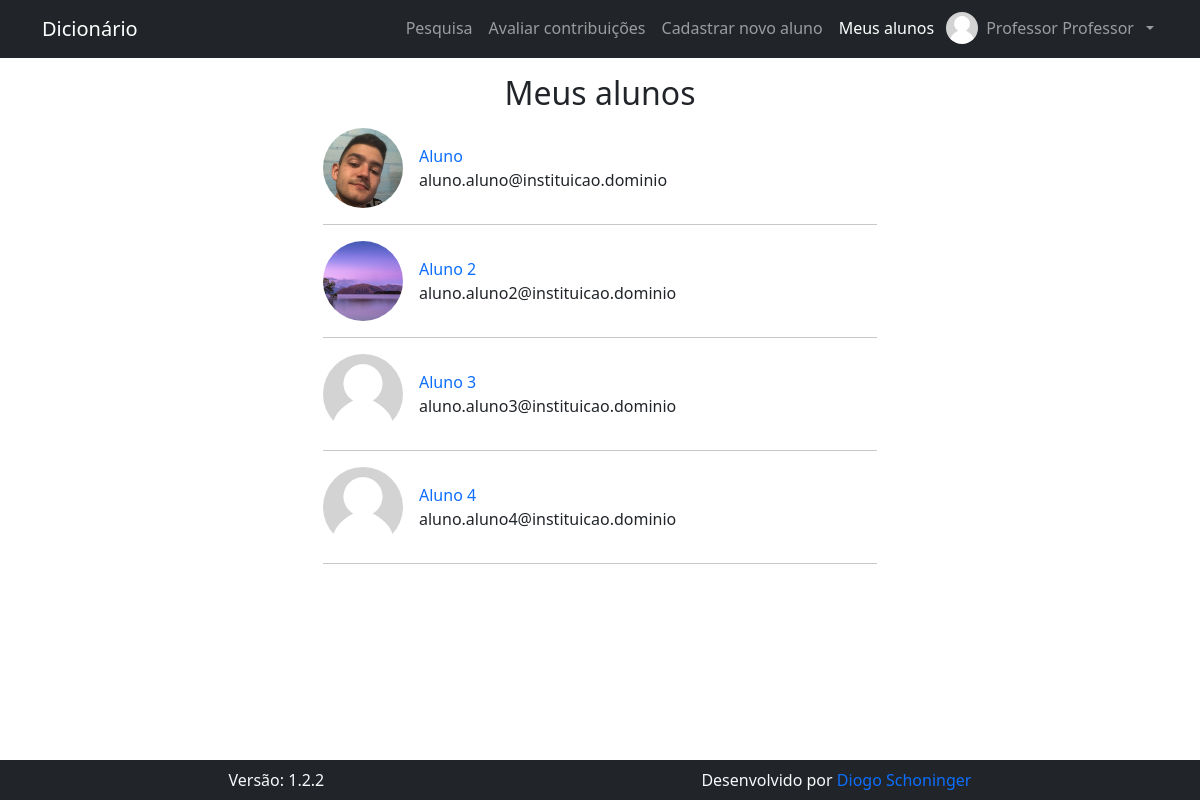
Screenshot of /pages/meus_alunos.php (signed in) with the database file from the repository.
### tables this page shows
CREATE TABLE IF NOT EXISTS `usuario` (
  `id_usuario` int(11) NOT NULL AUTO_INCREMENT,
  `nome_usuario` text NOT NULL,
  `email` varchar(128) NOT NULL,
  `cpf` varchar(11) NOT NULL,
  `data_nasc` date NOT NULL,
  `senha` text NOT NULL,
  `nivel` int(1) NOT NULL,
  `primeiro_acesso` int(1) NOT NULL DEFAULT 1,
  `id_responsavel` int(1) NOT NULL,
  `foto` text DEFAULT NULL,
  PRIMARY KEY (`id_usuario`),
  UNIQUE KEY `email` (`email`),
  UNIQUE KEY `cpf` (`cpf`)
);

### pages/meus_alunos.php (the view, shortened to what this page needs)
<h1 class="fs-2 text-center m-0">Meus alunos</h1>
<?php
  $conn = open_db();
  $result = $conn->query("SELECT id_usuario, foto, nome_usuario, email FROM usuario WHERE id_responsavel = {$_SESSION["id_usuario"]} AND nivel = 1");
  if ($result->num_rows !== 0) :
?>
  <div class="row g-0 gap-3 mx-auto col-md-9 col-lg-7 col-xl-6 col-xxl-5">
    <?php while ($usuario = $result->fetch_object()) : ?>
      <div class="row g-0 gap-3 justify-content-center">
        <img src="<?php echo BASE_URL; echo $usuario->foto ?? IMG_DEFAULT ?>" class="row g-0 rounded-circle" style="object-fit: cover; width: 5rem; height: 5rem;">
        <div class="row g-0 col d-flex align-content-center">
          <a class="nav-link p-0 row g-0" href="<?php echo BASE_URL ?>pages/user/perfil.php?id_usuario=<?php echo $usuario->id_usuario ?>"><?php echo $usuario->nome_usuario ?></a>
          <span class="row g-0"><?php echo $usuario->email ?></span>
        </div>
      </div>
      <hr class="m-0"/>
    <?php endwhile ?>
  </div>
<?php endif ?>

### rows the page displays
usuario: foto (picture), nome_usuario "Aluno", email "aluno.aluno@instituicao.dominio"
usuario: foto (picture), nome_usuario "Aluno 2", email "aluno.aluno2@instituicao.dominio"
usuario: nome_usuario "Aluno 3", email "aluno.aluno3@instituicao.dominio"
usuario: nome_usuario "Aluno 4", email "aluno.aluno4@instituicao.dominio"

### other values shown
$nome_usuario[0] "Professor"
$nome_usuario[$last_name -1] "Professor"
VERSION "1.2.2"
